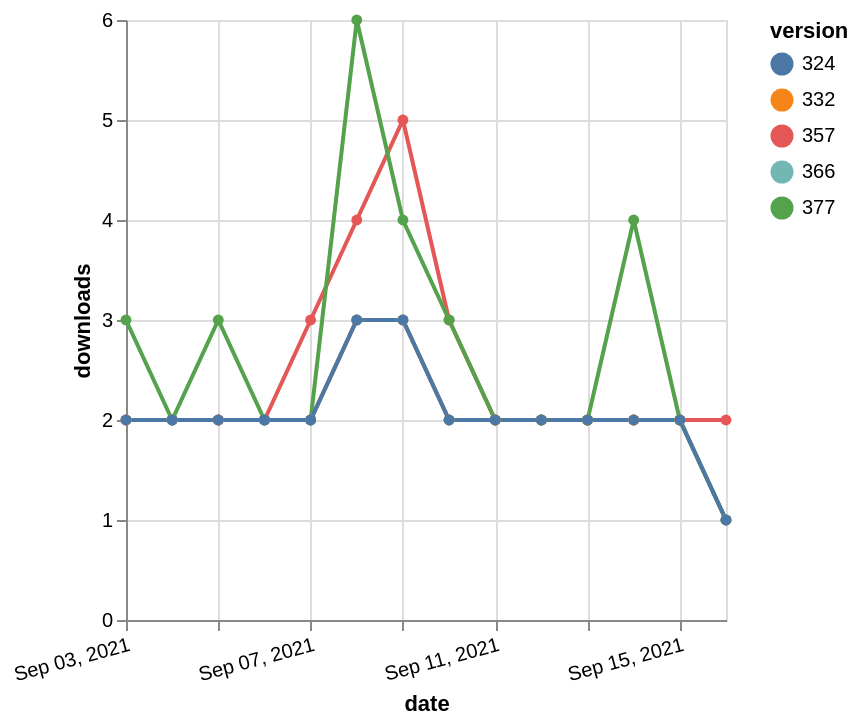

Express this chart as Vega-Lite.
### Vega-Lite specification from a JSON file in a GitHub repository (floating-point values rounded to 4 significant figures)
{"$schema": "https://vega.github.io/schema/vega-lite/v5.json", "description": "A simple bar chart with embedded data.", "data": {"values": [{"date": "2021-09-03", "total": 2310, "delta": 2, "version": "366"}, {"date": "2021-09-04", "total": 2312, "delta": 2, "version": "366"}, {"date": "2021-09-05", "total": 2314, "delta": 2, "version": "366"}, {"date": "2021-09-06", "total": 2316, "delta": 2, "version": "366"}, {"date": "2021-09-07", "total": 2318, "delta": 2, "version": "366"}, {"date": "2021-09-08", "total": 2321, "delta": 3, "version": "366"}, {"date": "2021-09-09", "total": 2324, "delta": 3, "version": "366"}, {"date": "2021-09-10", "total": 2326, "delta": 2, "version": "366"}, {"date": "2021-09-11", "total": 2328, "delta": 2, "version": "366"}, {"date": "2021-09-12", "total": 2330, "delta": 2, "version": "366"}, {"date": "2021-09-13", "total": 2332, "delta": 2, "version": "366"}, {"date": "2021-09-14", "total": 2334, "delta": 2, "version": "366"}, {"date": "2021-09-15", "total": 2336, "delta": 2, "version": "366"}, {"date": "2021-09-16", "total": 2337, "delta": 1, "version": "366"}, {"date": "2021-09-03", "total": 2924, "delta": 2, "version": "357"}, {"date": "2021-09-04", "total": 2926, "delta": 2, "version": "357"}, {"date": "2021-09-05", "total": 2928, "delta": 2, "version": "357"}, {"date": "2021-09-06", "total": 2930, "delta": 2, "version": "357"}, {"date": "2021-09-07", "total": 2933, "delta": 3, "version": "357"}, {"date": "2021-09-08", "total": 2937, "delta": 4, "version": "357"}, {"date": "2021-09-09", "total": 2942, "delta": 5, "version": "357"}, {"date": "2021-09-10", "total": 2945, "delta": 3, "version": "357"}, {"date": "2021-09-11", "total": 2947, "delta": 2, "version": "357"}, {"date": "2021-09-12", "total": 2949, "delta": 2, "version": "357"}, {"date": "2021-09-13", "total": 2951, "delta": 2, "version": "357"}, {"date": "2021-09-14", "total": 2953, "delta": 2, "version": "357"}, {"date": "2021-09-15", "total": 2955, "delta": 2, "version": "357"}, {"date": "2021-09-16", "total": 2957, "delta": 2, "version": "357"}, {"date": "2021-09-03", "total": 2807, "delta": 2, "version": "332"}, {"date": "2021-09-04", "total": 2809, "delta": 2, "version": "332"}, {"date": "2021-09-05", "total": 2811, "delta": 2, "version": "332"}, {"date": "2021-09-06", "total": 2813, "delta": 2, "version": "332"}, {"date": "2021-09-07", "total": 2815, "delta": 2, "version": "332"}, {"date": "2021-09-08", "total": 2818, "delta": 3, "version": "332"}, {"date": "2021-09-09", "total": 2821, "delta": 3, "version": "332"}, {"date": "2021-09-10", "total": 2823, "delta": 2, "version": "332"}, {"date": "2021-09-11", "total": 2825, "delta": 2, "version": "332"}, {"date": "2021-09-12", "total": 2827, "delta": 2, "version": "332"}, {"date": "2021-09-13", "total": 2829, "delta": 2, "version": "332"}, {"date": "2021-09-14", "total": 2831, "delta": 2, "version": "332"}, {"date": "2021-09-15", "total": 2833, "delta": 2, "version": "332"}, {"date": "2021-09-16", "total": 2834, "delta": 1, "version": "332"}, {"date": "2021-09-03", "total": 2136, "delta": 3, "version": "377"}, {"date": "2021-09-04", "total": 2138, "delta": 2, "version": "377"}, {"date": "2021-09-05", "total": 2141, "delta": 3, "version": "377"}, {"date": "2021-09-06", "total": 2143, "delta": 2, "version": "377"}, {"date": "2021-09-07", "total": 2145, "delta": 2, "version": "377"}, {"date": "2021-09-08", "total": 2151, "delta": 6, "version": "377"}, {"date": "2021-09-09", "total": 2155, "delta": 4, "version": "377"}, {"date": "2021-09-10", "total": 2158, "delta": 3, "version": "377"}, {"date": "2021-09-11", "total": 2160, "delta": 2, "version": "377"}, {"date": "2021-09-12", "total": 2162, "delta": 2, "version": "377"}, {"date": "2021-09-13", "total": 2164, "delta": 2, "version": "377"}, {"date": "2021-09-14", "total": 2168, "delta": 4, "version": "377"}, {"date": "2021-09-15", "total": 2170, "delta": 2, "version": "377"}, {"date": "2021-09-16", "total": 2171, "delta": 1, "version": "377"}, {"date": "2021-09-03", "total": 2540, "delta": 2, "version": "324"}, {"date": "2021-09-04", "total": 2542, "delta": 2, "version": "324"}, {"date": "2021-09-05", "total": 2544, "delta": 2, "version": "324"}, {"date": "2021-09-06", "total": 2546, "delta": 2, "version": "324"}, {"date": "2021-09-07", "total": 2548, "delta": 2, "version": "324"}, {"date": "2021-09-08", "total": 2551, "delta": 3, "version": "324"}, {"date": "2021-09-09", "total": 2554, "delta": 3, "version": "324"}, {"date": "2021-09-10", "total": 2556, "delta": 2, "version": "324"}, {"date": "2021-09-11", "total": 2558, "delta": 2, "version": "324"}, {"date": "2021-09-12", "total": 2560, "delta": 2, "version": "324"}, {"date": "2021-09-13", "total": 2562, "delta": 2, "version": "324"}, {"date": "2021-09-14", "total": 2564, "delta": 2, "version": "324"}, {"date": "2021-09-15", "total": 2566, "delta": 2, "version": "324"}, {"date": "2021-09-16", "total": 2567, "delta": 1, "version": "324"}]}, "width": "container", "mark": {"type": "line", "point": {"filled": true}}, "encoding": {"x": {"field": "date", "type": "temporal", "timeUnit": "yearmonthdate", "title": "date", "axis": {"labelAngle": -15}}, "y": {"field": "delta", "type": "quantitative", "title": "downloads"}, "color": {"field": "version", "type": "nominal"}, "tooltip": {"field": "delta"}}}
